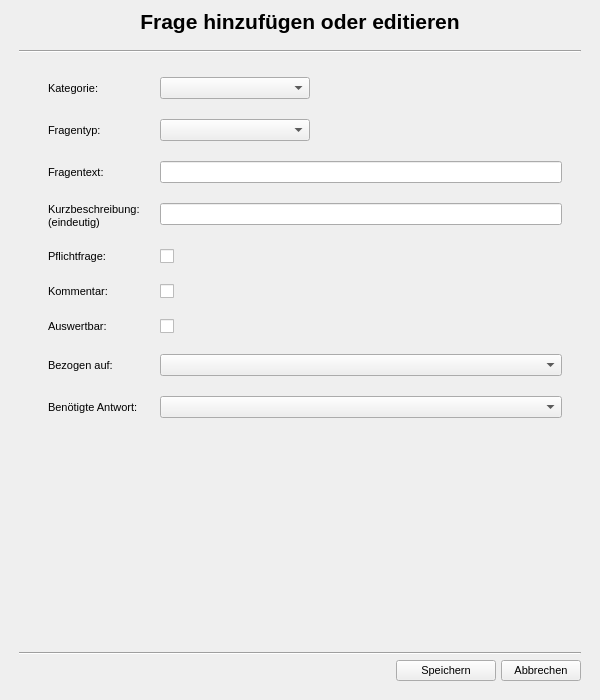
<?xml version="1.0" encoding="UTF-8"?>
<ui version="4.0">
 <class>MainWindow</class>
 <widget class="QMainWindow" name="MainWindow">
  <property name="geometry">
   <rect>
    <x>0</x>
    <y>0</y>
    <width>600</width>
    <height>700</height>
   </rect>
  </property>
  <property name="minimumSize">
   <size>
    <width>600</width>
    <height>700</height>
   </size>
  </property>
  <property name="font">
   <font>
    <family>Arial</family>
    <pointsize>18</pointsize>
   </font>
  </property>
  <property name="windowTitle">
   <string>physioForms - Frage hinzufügen</string>
  </property>
  <property name="styleSheet">
   <string notr="true"/>
  </property>
  <widget class="QWidget" name="centralwidget">
   <layout class="QVBoxLayout" name="verticalLayout">
    <item>
     <widget class="QLabel" name="label">
      <property name="maximumSize">
       <size>
        <width>16777215</width>
        <height>50</height>
       </size>
      </property>
      <property name="font">
       <font>
        <family>MS Shell Dlg 2</family>
        <pointsize>16</pointsize>
        <weight>75</weight>
        <bold>true</bold>
       </font>
      </property>
      <property name="text">
       <string>Frage hinzufügen oder editieren</string>
      </property>
      <property name="alignment">
       <set>Qt::AlignCenter</set>
      </property>
     </widget>
    </item>
    <item>
     <widget class="QWidget" name="widget" native="true">
      <layout class="QGridLayout" name="gridLayout">
       <property name="leftMargin">
        <number>10</number>
       </property>
       <property name="topMargin">
        <number>10</number>
       </property>
       <property name="rightMargin">
        <number>10</number>
       </property>
       <property name="bottomMargin">
        <number>10</number>
       </property>
       <property name="spacing">
        <number>5</number>
       </property>
       <item row="3" column="0">
        <layout class="QHBoxLayout" name="horizontalLayout">
         <item>
          <spacer name="horizontalSpacer">
           <property name="orientation">
            <enum>Qt::Horizontal</enum>
           </property>
           <property name="sizeHint" stdset="0">
            <size>
             <width>40</width>
             <height>20</height>
            </size>
           </property>
          </spacer>
         </item>
         <item>
          <widget class="QPushButton" name="SpeicherButton">
           <property name="minimumSize">
            <size>
             <width>100</width>
             <height>0</height>
            </size>
           </property>
           <property name="font">
            <font>
             <family>MS Shell Dlg 2</family>
             <pointsize>8</pointsize>
            </font>
           </property>
           <property name="text">
            <string>Speichern</string>
           </property>
          </widget>
         </item>
         <item>
          <widget class="QPushButton" name="AbbrechButton">
           <property name="maximumSize">
            <size>
             <width>100</width>
             <height>16777215</height>
            </size>
           </property>
           <property name="font">
            <font>
             <family>MS Shell Dlg 2</family>
             <pointsize>8</pointsize>
            </font>
           </property>
           <property name="text">
            <string>Abbrechen</string>
           </property>
          </widget>
         </item>
        </layout>
       </item>
       <item row="2" column="0">
        <widget class="Line" name="line">
         <property name="orientation">
          <enum>Qt::Horizontal</enum>
         </property>
        </widget>
       </item>
       <item row="1" column="0">
        <widget class="QScrollArea" name="scrollArea">
         <property name="frameShape">
          <enum>QFrame::NoFrame</enum>
         </property>
         <property name="widgetResizable">
          <bool>true</bool>
         </property>
         <widget class="QWidget" name="scrollAreaWidgetContents">
          <property name="geometry">
           <rect>
            <x>0</x>
            <y>0</y>
            <width>562</width>
            <height>577</height>
           </rect>
          </property>
          <layout class="QGridLayout" name="gridLayout_2">
           <item row="0" column="0">
            <layout class="QFormLayout" name="formLayout">
             <property name="horizontalSpacing">
              <number>20</number>
             </property>
             <property name="verticalSpacing">
              <number>20</number>
             </property>
             <property name="leftMargin">
              <number>20</number>
             </property>
             <property name="topMargin">
              <number>10</number>
             </property>
             <property name="rightMargin">
              <number>10</number>
             </property>
             <property name="bottomMargin">
              <number>5</number>
             </property>
             <item row="0" column="0">
              <widget class="QLabel" name="label_2">
               <property name="font">
                <font>
                 <family>MS Shell Dlg 2</family>
                 <pointsize>8</pointsize>
                </font>
               </property>
               <property name="text">
                <string>Kategorie:</string>
               </property>
              </widget>
             </item>
             <item row="0" column="1">
              <widget class="QComboBox" name="comboBox_kategorie">
               <property name="maximumSize">
                <size>
                 <width>150</width>
                 <height>16777215</height>
                </size>
               </property>
               <property name="font">
                <font>
                 <family>MS Shell Dlg 2</family>
                 <pointsize>8</pointsize>
                </font>
               </property>
              </widget>
             </item>
             <item row="1" column="0">
              <widget class="QLabel" name="label_3">
               <property name="font">
                <font>
                 <family>MS Shell Dlg 2</family>
                 <pointsize>8</pointsize>
                </font>
               </property>
               <property name="text">
                <string>Fragentyp:</string>
               </property>
              </widget>
             </item>
             <item row="1" column="1">
              <widget class="QComboBox" name="comboBox_fragentyp">
               <property name="maximumSize">
                <size>
                 <width>150</width>
                 <height>16777215</height>
                </size>
               </property>
               <property name="font">
                <font>
                 <family>MS Shell Dlg 2</family>
                 <pointsize>8</pointsize>
                </font>
               </property>
              </widget>
             </item>
             <item row="2" column="0">
              <widget class="QLabel" name="label_4">
               <property name="font">
                <font>
                 <family>MS Shell Dlg 2</family>
                 <pointsize>8</pointsize>
                </font>
               </property>
               <property name="text">
                <string>Fragentext:</string>
               </property>
              </widget>
             </item>
             <item row="2" column="1">
              <widget class="QLineEdit" name="lineEdit_beschreibung">
               <property name="font">
                <font>
                 <family>MS Shell Dlg 2</family>
                 <pointsize>8</pointsize>
                </font>
               </property>
              </widget>
             </item>
             <item row="3" column="0">
              <widget class="QLabel" name="label_5">
               <property name="font">
                <font>
                 <family>MS Shell Dlg 2</family>
                 <pointsize>8</pointsize>
                </font>
               </property>
               <property name="text">
                <string>&lt;html&gt;&lt;head/&gt;&lt;body&gt;&lt;p&gt;Kurzbeschreibung:&lt;br/&gt;(eindeutig)&lt;/p&gt;&lt;/body&gt;&lt;/html&gt;</string>
               </property>
              </widget>
             </item>
             <item row="3" column="1">
              <widget class="QLineEdit" name="lineEdit_kurzbeschreibung">
               <property name="font">
                <font>
                 <family>MS Shell Dlg 2</family>
                 <pointsize>8</pointsize>
                </font>
               </property>
              </widget>
             </item>
             <item row="4" column="0">
              <widget class="QLabel" name="label_6">
               <property name="font">
                <font>
                 <family>MS Shell Dlg 2</family>
                 <pointsize>8</pointsize>
                </font>
               </property>
               <property name="text">
                <string>Pflichtfrage:</string>
               </property>
              </widget>
             </item>
             <item row="4" column="1">
              <widget class="QCheckBox" name="checkBox_pflichtfrage">
               <property name="text">
                <string/>
               </property>
              </widget>
             </item>
             <item row="5" column="0">
              <widget class="QLabel" name="label_7">
               <property name="font">
                <font>
                 <family>MS Shell Dlg 2</family>
                 <pointsize>8</pointsize>
                </font>
               </property>
               <property name="text">
                <string>Kommentar:</string>
               </property>
              </widget>
             </item>
             <item row="5" column="1">
              <widget class="QCheckBox" name="checkBox_kommentar">
               <property name="text">
                <string/>
               </property>
              </widget>
             </item>
             <item row="6" column="0">
              <widget class="QLabel" name="label_8">
               <property name="font">
                <font>
                 <family>MS Shell Dlg 2</family>
                 <pointsize>8</pointsize>
                </font>
               </property>
               <property name="text">
                <string>Auswertbar:</string>
               </property>
              </widget>
             </item>
             <item row="6" column="1">
              <widget class="QCheckBox" name="checkBox_auswertbar">
               <property name="text">
                <string/>
               </property>
              </widget>
             </item>
             <item row="7" column="0">
              <widget class="QLabel" name="label_9">
               <property name="font">
                <font>
                 <family>MS Shell Dlg 2</family>
                 <pointsize>8</pointsize>
                </font>
               </property>
               <property name="text">
                <string>Bezogen auf:</string>
               </property>
              </widget>
             </item>
             <item row="7" column="1">
              <widget class="ExtendedComboBox" name="dropdown_relatedQuestion">
               <property name="font">
                <font>
                 <family>MS Shell Dlg 2</family>
                 <pointsize>8</pointsize>
                </font>
               </property>
              </widget>
             </item>
             <item row="8" column="0">
              <widget class="QLabel" name="label_10">
               <property name="font">
                <font>
                 <family>MS Shell Dlg 2</family>
                 <pointsize>8</pointsize>
                </font>
               </property>
               <property name="text">
                <string>Benötigte Antwort:</string>
               </property>
              </widget>
             </item>
             <item row="8" column="1">
              <widget class="QComboBox" name="dropdown_necessaryAnswer">
               <property name="font">
                <font>
                 <family>MS Shell Dlg 2</family>
                 <pointsize>8</pointsize>
                </font>
               </property>
              </widget>
             </item>
            </layout>
           </item>
          </layout>
         </widget>
        </widget>
       </item>
       <item row="0" column="0">
        <widget class="Line" name="line_2">
         <property name="orientation">
          <enum>Qt::Horizontal</enum>
         </property>
        </widget>
       </item>
      </layout>
     </widget>
    </item>
    <item>
     <layout class="QFormLayout" name="formLayout_2">
      <property name="formAlignment">
       <set>Qt::AlignRight|Qt::AlignTop|Qt::AlignTrailing</set>
      </property>
     </layout>
    </item>
   </layout>
  </widget>
 </widget>
 <customwidgets>
  <customwidget>
   <class>ExtendedComboBox</class>
   <extends>QComboBox</extends>
   <header>:/GUI/ExtendexComboBox.py</header>
  </customwidget>
 </customwidgets>
 <resources/>
 <connections/>
</ui>
